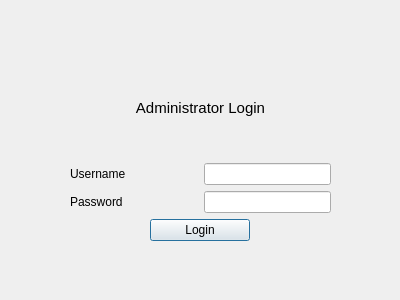
<?xml version="1.0" encoding="UTF-8"?>
<ui version="4.0">
 <class>logindialog</class>
 <widget class="QDialog" name="logindialog">
  <property name="geometry">
   <rect>
    <x>0</x>
    <y>0</y>
    <width>400</width>
    <height>300</height>
   </rect>
  </property>
  <property name="windowTitle">
   <string>Dialog</string>
  </property>
  <widget class="QWidget" name="verticalLayoutWidget">
   <property name="geometry">
    <rect>
     <x>70</x>
     <y>60</y>
     <width>261</width>
     <height>181</height>
    </rect>
   </property>
   <layout class="QVBoxLayout" name="verticalLayout">
    <item>
     <widget class="QLabel" name="label_3">
      <property name="text">
       <string>&lt;html&gt;&lt;head/&gt;&lt;body&gt;&lt;p align=&quot;center&quot;&gt;&lt;span style=&quot; font-size:11pt;&quot;&gt;Administrator Login&lt;/span&gt;&lt;/p&gt;&lt;/body&gt;&lt;/html&gt;</string>
      </property>
     </widget>
    </item>
    <item>
     <layout class="QHBoxLayout" name="horizontalLayout">
      <item>
       <widget class="QLabel" name="label">
        <property name="sizePolicy">
         <sizepolicy hsizetype="Preferred" vsizetype="Preferred">
          <horstretch>0</horstretch>
          <verstretch>0</verstretch>
         </sizepolicy>
        </property>
        <property name="text">
         <string>Username</string>
        </property>
       </widget>
      </item>
      <item>
       <widget class="QLineEdit" name="usernameField">
        <property name="sizePolicy">
         <sizepolicy hsizetype="Preferred" vsizetype="Fixed">
          <horstretch>0</horstretch>
          <verstretch>0</verstretch>
         </sizepolicy>
        </property>
       </widget>
      </item>
     </layout>
    </item>
    <item>
     <layout class="QHBoxLayout" name="horizontalLayout_2">
      <item>
       <widget class="QLabel" name="label_2">
        <property name="text">
         <string>Password</string>
        </property>
       </widget>
      </item>
      <item>
       <widget class="QLineEdit" name="passwordField">
        <property name="sizePolicy">
         <sizepolicy hsizetype="Preferred" vsizetype="Fixed">
          <horstretch>0</horstretch>
          <verstretch>0</verstretch>
         </sizepolicy>
        </property>
       </widget>
      </item>
     </layout>
    </item>
    <item>
     <layout class="QHBoxLayout" name="horizontalLayout_3">
      <item>
       <widget class="QPushButton" name="pushButton">
        <property name="maximumSize">
         <size>
          <width>100</width>
          <height>16777215</height>
         </size>
        </property>
        <property name="text">
         <string>Login</string>
        </property>
       </widget>
      </item>
     </layout>
    </item>
   </layout>
  </widget>
 </widget>
 <resources/>
 <connections/>
</ui>
